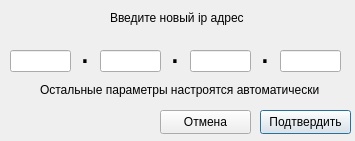
<?xml version="1.0" encoding="UTF-8"?>
<ui version="4.0">
 <class>DialogEditNetwork</class>
 <widget class="QDialog" name="DialogEditNetwork">
  <property name="geometry">
   <rect>
    <x>0</x>
    <y>0</y>
    <width>355</width>
    <height>141</height>
   </rect>
  </property>
  <property name="windowTitle">
   <string>Изменение параметров сети</string>
  </property>
  <widget class="QLabel" name="lbl_name_is_standart">
   <property name="geometry">
    <rect>
     <x>110</x>
     <y>10</y>
     <width>141</width>
     <height>16</height>
    </rect>
   </property>
   <property name="text">
    <string>Введите новый ip адрес</string>
   </property>
  </widget>
  <widget class="QLineEdit" name="tb_ip1">
   <property name="geometry">
    <rect>
     <x>10</x>
     <y>50</y>
     <width>61</width>
     <height>22</height>
    </rect>
   </property>
   <property name="maxLength">
    <number>3</number>
   </property>
  </widget>
  <widget class="QLabel" name="lbl_name_is_standart_2">
   <property name="geometry">
    <rect>
     <x>80</x>
     <y>30</y>
     <width>21</width>
     <height>41</height>
    </rect>
   </property>
   <property name="font">
    <font>
     <pointsize>26</pointsize>
    </font>
   </property>
   <property name="text">
    <string>.</string>
   </property>
  </widget>
  <widget class="QLabel" name="lbl_name_is_standart_3">
   <property name="geometry">
    <rect>
     <x>170</x>
     <y>30</y>
     <width>21</width>
     <height>41</height>
    </rect>
   </property>
   <property name="font">
    <font>
     <pointsize>26</pointsize>
    </font>
   </property>
   <property name="text">
    <string>.</string>
   </property>
  </widget>
  <widget class="QLineEdit" name="tb_ip2">
   <property name="geometry">
    <rect>
     <x>100</x>
     <y>50</y>
     <width>61</width>
     <height>22</height>
    </rect>
   </property>
   <property name="maxLength">
    <number>3</number>
   </property>
  </widget>
  <widget class="QLabel" name="lbl_name_is_standart_4">
   <property name="geometry">
    <rect>
     <x>260</x>
     <y>30</y>
     <width>21</width>
     <height>41</height>
    </rect>
   </property>
   <property name="font">
    <font>
     <pointsize>26</pointsize>
    </font>
   </property>
   <property name="text">
    <string>.</string>
   </property>
  </widget>
  <widget class="QLineEdit" name="tb_ip3">
   <property name="geometry">
    <rect>
     <x>190</x>
     <y>50</y>
     <width>61</width>
     <height>22</height>
    </rect>
   </property>
   <property name="maxLength">
    <number>3</number>
   </property>
  </widget>
  <widget class="QLineEdit" name="tb_ip4">
   <property name="geometry">
    <rect>
     <x>280</x>
     <y>50</y>
     <width>61</width>
     <height>22</height>
    </rect>
   </property>
   <property name="maxLength">
    <number>3</number>
   </property>
  </widget>
  <widget class="QPushButton" name="btn_ok">
   <property name="geometry">
    <rect>
     <x>260</x>
     <y>110</y>
     <width>91</width>
     <height>24</height>
    </rect>
   </property>
   <property name="text">
    <string>Подтвердить</string>
   </property>
  </widget>
  <widget class="QPushButton" name="btn_cancel">
   <property name="geometry">
    <rect>
     <x>160</x>
     <y>110</y>
     <width>91</width>
     <height>24</height>
    </rect>
   </property>
   <property name="text">
    <string>Отмена</string>
   </property>
  </widget>
  <widget class="QLabel" name="lbl_name_is_standart_5">
   <property name="geometry">
    <rect>
     <x>40</x>
     <y>80</y>
     <width>301</width>
     <height>20</height>
    </rect>
   </property>
   <property name="text">
    <string>Остальные параметры настроятся автоматически</string>
   </property>
  </widget>
 </widget>
 <resources/>
 <connections/>
</ui>
